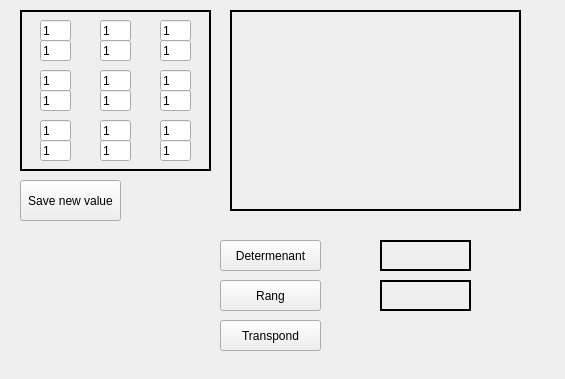
<?xml version="1.0" encoding="UTF-8"?>
<ui version="4.0">
 <class>Interface</class>
 <widget class="QWidget" name="Interface">
  <property name="geometry">
   <rect>
    <x>0</x>
    <y>0</y>
    <width>565</width>
    <height>379</height>
   </rect>
  </property>
  <property name="windowTitle">
   <string>Laba#4</string>
  </property>
  <widget class="QPushButton" name="Determenant">
   <property name="geometry">
    <rect>
     <x>220</x>
     <y>240</y>
     <width>101</width>
     <height>31</height>
    </rect>
   </property>
   <property name="text">
    <string>Determenant</string>
   </property>
  </widget>
  <widget class="QPushButton" name="Transponed">
   <property name="geometry">
    <rect>
     <x>220</x>
     <y>320</y>
     <width>101</width>
     <height>31</height>
    </rect>
   </property>
   <property name="text">
    <string>Transpond</string>
   </property>
   <property name="autoRepeat">
    <bool>false</bool>
   </property>
  </widget>
  <widget class="QPushButton" name="Rang">
   <property name="geometry">
    <rect>
     <x>220</x>
     <y>280</y>
     <width>101</width>
     <height>31</height>
    </rect>
   </property>
   <property name="text">
    <string>Rang</string>
   </property>
  </widget>
  <widget class="QFrame" name="frame">
   <property name="geometry">
    <rect>
     <x>20</x>
     <y>10</y>
     <width>191</width>
     <height>161</height>
    </rect>
   </property>
   <property name="frameShape">
    <enum>QFrame::Box</enum>
   </property>
   <property name="frameShadow">
    <enum>QFrame::Plain</enum>
   </property>
   <property name="lineWidth">
    <number>2</number>
   </property>
   <property name="midLineWidth">
    <number>0</number>
   </property>
   <widget class="QLineEdit" name="Znam22">
    <property name="geometry">
     <rect>
      <x>140</x>
      <y>130</y>
      <width>31</width>
      <height>21</height>
     </rect>
    </property>
    <property name="text">
     <string>1</string>
    </property>
   </widget>
   <widget class="QLineEdit" name="Chislit22">
    <property name="geometry">
     <rect>
      <x>140</x>
      <y>110</y>
      <width>31</width>
      <height>21</height>
     </rect>
    </property>
    <property name="text">
     <string>1</string>
    </property>
   </widget>
   <widget class="QLineEdit" name="Znam21">
    <property name="geometry">
     <rect>
      <x>140</x>
      <y>80</y>
      <width>31</width>
      <height>21</height>
     </rect>
    </property>
    <property name="text">
     <string>1</string>
    </property>
   </widget>
   <widget class="QLineEdit" name="Chislit21">
    <property name="geometry">
     <rect>
      <x>140</x>
      <y>60</y>
      <width>31</width>
      <height>21</height>
     </rect>
    </property>
    <property name="text">
     <string>1</string>
    </property>
   </widget>
   <widget class="QLineEdit" name="Znam20">
    <property name="geometry">
     <rect>
      <x>140</x>
      <y>30</y>
      <width>31</width>
      <height>21</height>
     </rect>
    </property>
    <property name="text">
     <string>1</string>
    </property>
   </widget>
   <widget class="QLineEdit" name="Chislit20">
    <property name="geometry">
     <rect>
      <x>140</x>
      <y>10</y>
      <width>31</width>
      <height>21</height>
     </rect>
    </property>
    <property name="text">
     <string>1</string>
    </property>
   </widget>
   <widget class="QLineEdit" name="Znam12">
    <property name="geometry">
     <rect>
      <x>80</x>
      <y>130</y>
      <width>31</width>
      <height>21</height>
     </rect>
    </property>
    <property name="text">
     <string>1</string>
    </property>
    <property name="TypeOfData" stdset="0">
     <double>0.000000000000000</double>
    </property>
   </widget>
   <widget class="QLineEdit" name="Chislit12">
    <property name="geometry">
     <rect>
      <x>80</x>
      <y>110</y>
      <width>31</width>
      <height>21</height>
     </rect>
    </property>
    <property name="text">
     <string>1</string>
    </property>
   </widget>
   <widget class="QLineEdit" name="Znam00">
    <property name="geometry">
     <rect>
      <x>20</x>
      <y>30</y>
      <width>31</width>
      <height>21</height>
     </rect>
    </property>
    <property name="text">
     <string>1</string>
    </property>
   </widget>
   <widget class="QLineEdit" name="Chislit02">
    <property name="geometry">
     <rect>
      <x>20</x>
      <y>110</y>
      <width>31</width>
      <height>21</height>
     </rect>
    </property>
    <property name="text">
     <string>1</string>
    </property>
   </widget>
   <widget class="QLineEdit" name="Chislit11">
    <property name="geometry">
     <rect>
      <x>80</x>
      <y>60</y>
      <width>31</width>
      <height>21</height>
     </rect>
    </property>
    <property name="text">
     <string>1</string>
    </property>
   </widget>
   <widget class="QLineEdit" name="Znam11">
    <property name="geometry">
     <rect>
      <x>80</x>
      <y>80</y>
      <width>31</width>
      <height>21</height>
     </rect>
    </property>
    <property name="text">
     <string>1</string>
    </property>
   </widget>
   <widget class="QLineEdit" name="Chislit10">
    <property name="geometry">
     <rect>
      <x>80</x>
      <y>10</y>
      <width>31</width>
      <height>21</height>
     </rect>
    </property>
    <property name="text">
     <string>1</string>
    </property>
   </widget>
   <widget class="QLineEdit" name="Znam02">
    <property name="geometry">
     <rect>
      <x>20</x>
      <y>130</y>
      <width>31</width>
      <height>21</height>
     </rect>
    </property>
    <property name="text">
     <string>1</string>
    </property>
   </widget>
   <widget class="QLineEdit" name="Znam01">
    <property name="geometry">
     <rect>
      <x>20</x>
      <y>80</y>
      <width>31</width>
      <height>21</height>
     </rect>
    </property>
    <property name="text">
     <string>1</string>
    </property>
   </widget>
   <widget class="QLineEdit" name="Znam10">
    <property name="geometry">
     <rect>
      <x>80</x>
      <y>30</y>
      <width>31</width>
      <height>21</height>
     </rect>
    </property>
    <property name="text">
     <string>1</string>
    </property>
   </widget>
   <widget class="QLineEdit" name="Chislit00">
    <property name="geometry">
     <rect>
      <x>20</x>
      <y>10</y>
      <width>31</width>
      <height>21</height>
     </rect>
    </property>
    <property name="text">
     <string>1</string>
    </property>
   </widget>
   <widget class="QLineEdit" name="Chislit01">
    <property name="geometry">
     <rect>
      <x>20</x>
      <y>60</y>
      <width>31</width>
      <height>21</height>
     </rect>
    </property>
    <property name="text">
     <string>1</string>
    </property>
   </widget>
  </widget>
  <widget class="QLabel" name="output">
   <property name="geometry">
    <rect>
     <x>230</x>
     <y>10</y>
     <width>281</width>
     <height>181</height>
    </rect>
   </property>
   <property name="font">
    <font>
     <family>Cascadia Mono SemiBold</family>
     <pointsize>12</pointsize>
     <weight>75</weight>
     <bold>true</bold>
    </font>
   </property>
   <property name="text">
    <string/>
   </property>
  </widget>
  <widget class="QPushButton" name="DataMatrixShow">
   <property name="geometry">
    <rect>
     <x>20</x>
     <y>180</y>
     <width>101</width>
     <height>41</height>
    </rect>
   </property>
   <property name="text">
    <string>Save new value</string>
   </property>
  </widget>
  <widget class="QFrame" name="detframe">
   <property name="geometry">
    <rect>
     <x>380</x>
     <y>240</y>
     <width>91</width>
     <height>31</height>
    </rect>
   </property>
   <property name="frameShape">
    <enum>QFrame::Box</enum>
   </property>
   <property name="frameShadow">
    <enum>QFrame::Plain</enum>
   </property>
   <property name="lineWidth">
    <number>2</number>
   </property>
  </widget>
  <widget class="QFrame" name="rangframe">
   <property name="geometry">
    <rect>
     <x>380</x>
     <y>280</y>
     <width>91</width>
     <height>31</height>
    </rect>
   </property>
   <property name="frameShape">
    <enum>QFrame::Box</enum>
   </property>
   <property name="frameShadow">
    <enum>QFrame::Plain</enum>
   </property>
   <property name="lineWidth">
    <number>2</number>
   </property>
   <widget class="QLabel" name="Rang_2">
    <property name="geometry">
     <rect>
      <x>10</x>
      <y>0</y>
      <width>71</width>
      <height>31</height>
     </rect>
    </property>
    <property name="text">
     <string/>
    </property>
   </widget>
  </widget>
  <widget class="QFrame" name="frame_2">
   <property name="geometry">
    <rect>
     <x>230</x>
     <y>10</y>
     <width>291</width>
     <height>201</height>
    </rect>
   </property>
   <property name="frameShape">
    <enum>QFrame::Box</enum>
   </property>
   <property name="frameShadow">
    <enum>QFrame::Plain</enum>
   </property>
   <property name="lineWidth">
    <number>2</number>
   </property>
  </widget>
  <widget class="QLabel" name="Det">
   <property name="geometry">
    <rect>
     <x>390</x>
     <y>240</y>
     <width>71</width>
     <height>31</height>
    </rect>
   </property>
   <property name="text">
    <string/>
   </property>
  </widget>
  <zorder>frame</zorder>
  <zorder>Determenant</zorder>
  <zorder>Transponed</zorder>
  <zorder>Rang</zorder>
  <zorder>output</zorder>
  <zorder>DataMatrixShow</zorder>
  <zorder>detframe</zorder>
  <zorder>rangframe</zorder>
  <zorder>frame_2</zorder>
  <zorder>Det</zorder>
 </widget>
 <resources/>
 <connections/>
</ui>
